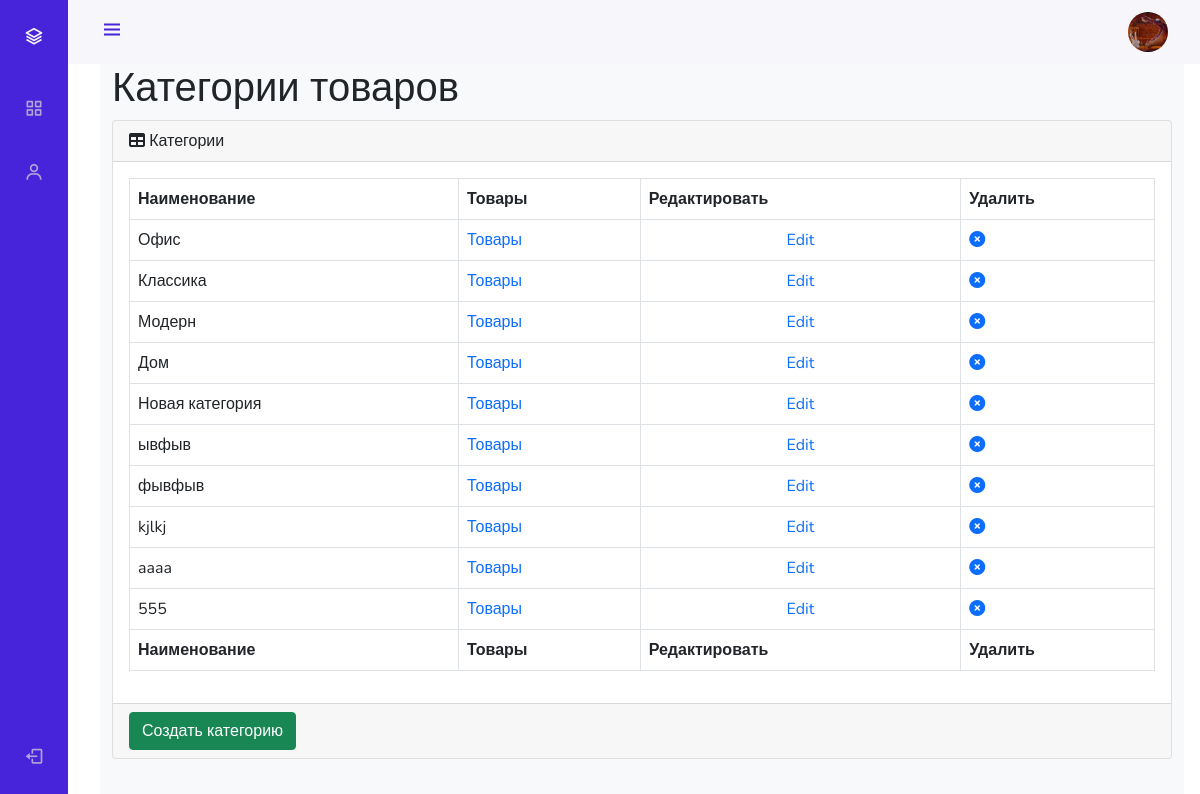
Before: /admin_staff/categories/read/ (signed in) with the older database file.
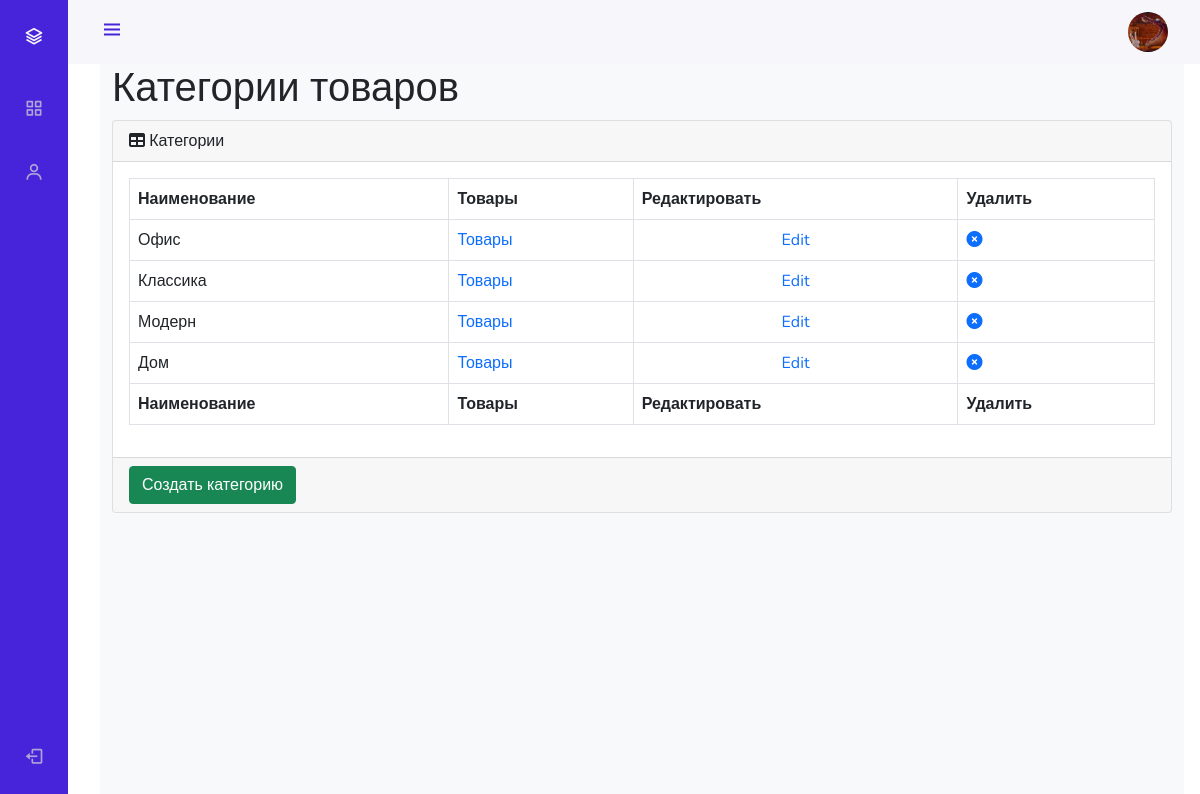
After: the same page with the newer database file.
### mainapp/models.py (models this page shows, shortened)
class ProductCategory(models.Model):
    name = models.CharField(verbose_name='имя', max_length=64, unique=True)
    description = models.TextField(verbose_name='описание', blank=True)
    created = models.DateTimeField(auto_now_add=True)
    updated = models.DateTimeField(auto_now=True)
    is_active = models.BooleanField(default=True)

### adminapp/views.py (the view)
# urls.py: path('categories/read/', adminapp.categories, name='categories'),
@user_passes_test(lambda u: u.is_superuser)
def categories(request):
    title = 'админка/категории'
    categories_list = ProductCategory.objects.all()
    context = {
        'title': title,
        'objects': categories_list
    }
    return render(request, 'adminapp/categories.html', context)

### mainapp/context_processors.py (called while the page is built)
def basket(request):
    print(f'context processor basket works')
    basket = []
    if request.user.is_authenticated:
        basket = Basket.objects.filter(user=request.user)
    return {
        'basket': basket,
    }

### adminapp/templates/adminapp/categories.html (shortened to what this page needs)
{% extends 'adminapp/base.html' %}
{% load static %}
{% block content %}
<main>
    <div class="container-fluid">
        <h1 class="mt-4">Категории товаров</h1>
        <div class="card mb-4">
            <div class="card-header">
                <i class="fas fa-table mr-1"></i>
                Категории
            </div>
            <div class="card-body">
                <div class="table-responsive">
                    <table class="table table-bordered" id="dataTable" width="100%" cellspacing="0">
                        <thead>
                        <tr>
                            <th>Наименование</th>
                            <th>Товары</th>
                            <th>Редактировать</th>
                            <th>Удалить</th>
                        </tr>
                        </thead>
                        <tfoot>
                        <tr>
                            <th>Наименование</th>
                            <th>Товары</th>
                            <th>Редактировать</th>
                            <th>Удалить</th>
                        </tr>
                        </tfoot>
                        <tbody>
                        {% for category in objects %}
                            <tr {% if not category.is_active %} style="opacity: 0.5;" {% endif %}>
                                <td>{{ category.name }}</td>
                                <td><a href="{% url 'admin_staff:products' category.pk %}">Товары</a></td>
                                <td class="text-center">
                                    <a href="{% url 'admin_staff:category_update' category.pk %}">Edit</a>
                                </td>
                                <td>
                                    <a {% if not category.is_active %} class="invisible" {% endif %} href="{% url 'admin_staff:category_delete' pk=category.pk %}">
                                        <i class="fa fa-times-circle"></i>
                                    </a>
                                </td>
                            </tr>
                        {% endfor %}
                        </tbody>
                    </table>
                </div>
            </div>
            <div class="card-footer">
                <a href="{% url 'adminapp:category_create' %}">
                    <button class="btn btn-success">Создать категорию</button>
                </a>
            </div>
        </div>
    </div>
</main>
{% endblock %}

Changed rows visible on the page:
removed ProductCategory: name "Новая категория"
removed ProductCategory: name "ывфыв"
removed ProductCategory: name "фывфыв"
removed ProductCategory: name "kjlkj"
removed ProductCategory: name "aaaa"
removed ProductCategory: name "555"
